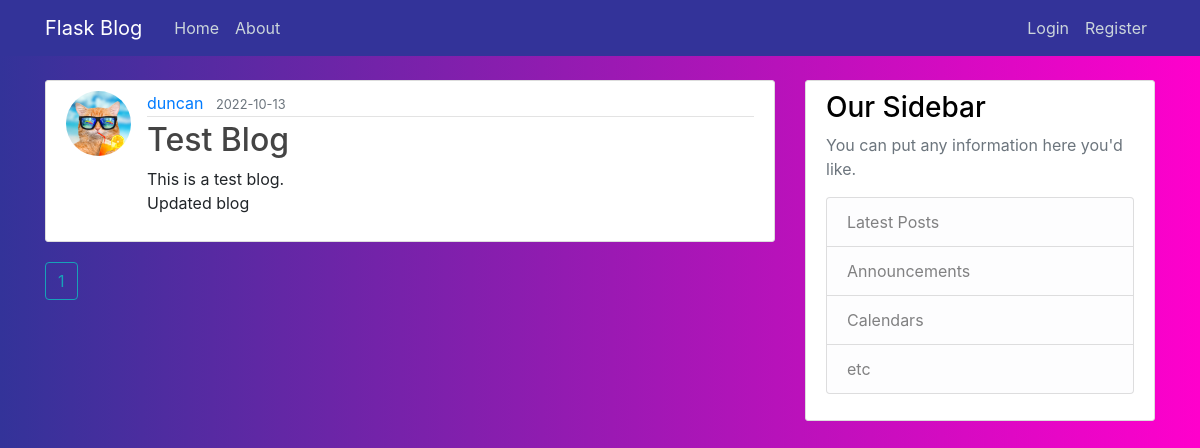
Page /home on the earlier database version.
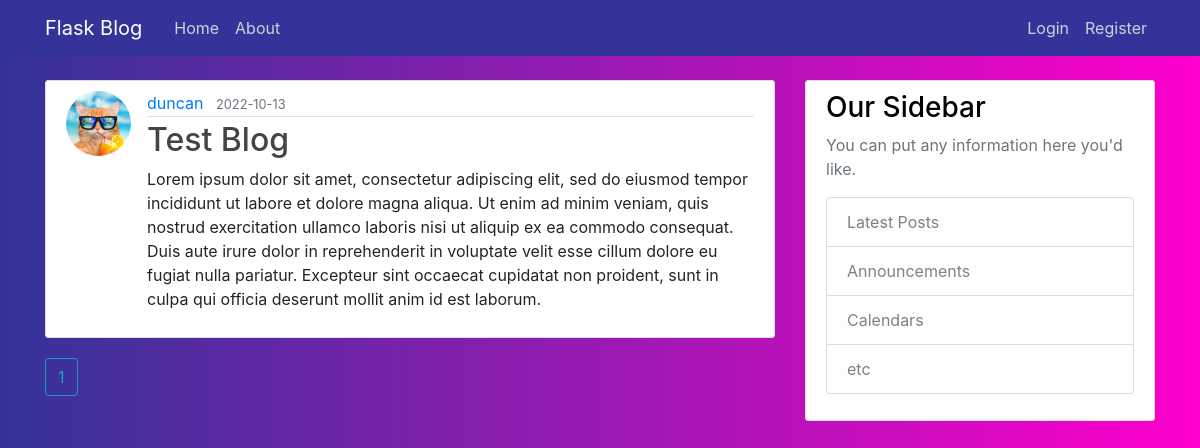
Same page on the later database version.
### flaskblog/models.py (models this page shows, shortened)
class Post(db.Model):
    id = db.Column(db.Integer, primary_key=True)
    title = db.Column(db.String(100), nullable=False)
    date_posted = db.Column(db.DateTime, nullable=False, default=datetime.utcnow)
    content = db.Column(db.Text, nullable=False)
    user_id = db.Column(db.Integer, db.ForeignKey('user.id'), nullable=False)

class User(db.Model, UserMixin):
    id = db.Column(db.Integer, primary_key=True)
    username = db.Column(db.String(12), unique=True, nullable=False)
    email = db.Column(db.String(120), unique=True, nullable=False)
    image_file = db.Column(db.String(20), nullable=False, default='default.jpg')
    password = db.Column(db.String(60), nullable=False)
    posts = db.relationship('Post', backref='author', lazy=True)

### flaskblog/main/routes.py (the view)
@main.route("/")
@main.route("/home")
def home():
    page = request.args.get('page', 1, type=int)
    posts = Post.query.order_by(Post.date_posted.desc()).paginate(page=page, per_page=5)
    return render_template('home.html',posts=posts)

### flaskblog/templates/home.html
{% extends 'base.html' %}
{% block content %}
    {% for post in posts.items%}
    <article class="media content-section">
        <img src="{{ url_for('static', filename='profile_pics/' + post.author.image_file) }}" class="rounded-circle article-img">
        <div class="media-body">
            <div class="article-metadata">
                <a class="mr-2" href="{{ url_for('users.user_posts', username=post.author.username) }}">{{ post.author.username }}</a>
                <small class="text-muted">{{ post.date_posted.strftime('%Y-%m-%d') }}</small>
            </div>
            <h2><a class="article-title" href="{{ url_for('posts.post', post_id=post.id) }}">{{ post.title }}</a></h2>
            <p class="article-content">{{ post.content }}</p>
        </div>
    </article>
    {% endfor %}
    {% for page_num in posts.iter_pages(left_edge=1, right_edge=1, left_current=1, right_current=2) %}
        {% if page_num %}
            {% if posts.page == page_num %}
                <a class="btn btn-outline-info mb-4" href="{{ url_for('main.home', page=page_num) }}">{{ page_num }}</a>
            {% else %}
                <a class="btn btn-info mb-4" href="{{ url_for('main.home', page=page_num) }}">{{ page_num }}</a>
            {% endif %}
        {% else %}
            ...
        {% endif %}
    {% endfor %}
{% endblock content %}

Differences in the rows shown:
changed Post "Test Blog": content "This is a test blog. Updated blog" → "Lorem ipsum dolor sit amet, consectetur adipiscing elit, sed do eiusmod tempor incididunt ut labore et dolore magna aliqua. Ut enim ad minim veniam, quis nostrud exercitation ullamco laboris nisi ut aliquip ex ea commodo consequat. Duis aute irure dolor in reprehenderit in voluptate velit esse cillum dolore eu fugiat nulla pariatur. Excepteur sint occaecat cupidatat non proident, sunt in culpa qui officia deserunt mollit anim id est laborum."
